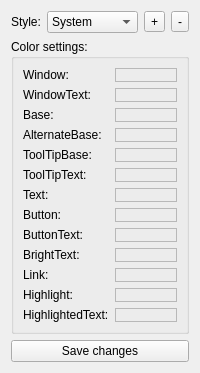
      <widget class="QWidget" name="page">
       <layout class="QFormLayout" name="formLayout_4">
        <property name="fieldGrowthPolicy">
         <enum>QFormLayout::AllNonFixedFieldsGrow</enum>
        </property>
        <item row="0" column="0">
         <widget class="QLabel" name="Lbl_CurrentStyle">
          <property name="text">
           <string>Style:</string>
          </property>
         </widget>
        </item>
        <item row="0" column="1">
         <layout class="QHBoxLayout" name="horizontalLayout_22">
          <property name="topMargin">
           <number>0</number>
          </property>
          <item>
           <widget class="QComboBox" name="ComboBox_CurrentStyle">
            <item>
             <property name="text">
              <string>System</string>
             </property>
            </item>
           </widget>
          </item>
          <item>
           <widget class="QToolButton" name="TButton_CopyStyle">
            <property name="text">
             <string>+</string>
            </property>
            <property name="icon">
             <iconset theme="list-add" resource="resource.qrc">
              <normaloff>:/images/list-add.png</normaloff>:/images/list-add.png</iconset>
            </property>
           </widget>
          </item>
          <item>
           <widget class="QToolButton" name="TButton_RemoveStyle">
            <property name="text">
             <string>-</string>
            </property>
            <property name="icon">
             <iconset theme="list-remove" resource="resource.qrc">
              <normaloff>:/images/list-remove.png</normaloff>:/images/list-remove.png</iconset>
            </property>
           </widget>
          </item>
         </layout>
        </item>
        <item row="2" column="0" colspan="2">
         <widget class="QGroupBox" name="GroupBox_Style_Colors">
          <property name="title">
           <string>Color settings:</string>
          </property>
          <layout class="QFormLayout" name="formLayout_6">
           <item row="0" column="0">
            <widget class="QLabel" name="label_2">
             <property name="text">
              <string>Window:</string>
             </property>
             <property name="buddy">
              <cstring>Frame_Style_Window</cstring>
             </property>
            </widget>
           </item>
           <item row="0" column="1">
            <layout class="QHBoxLayout" name="horizontalLayout_9">
             <property name="topMargin">
              <number>0</number>
             </property>
             <item>
              <widget class="ColorPicker" name="Frame_Style_Window">
               <property name="frameShape">
                <enum>QFrame::StyledPanel</enum>
               </property>
               <property name="frameShadow">
                <enum>QFrame::Raised</enum>
               </property>
              </widget>
             </item>
            </layout>
           </item>
           <item row="1" column="0">
            <widget class="QLabel" name="Lbl_WindowText">
             <property name="text">
              <string>WindowText:</string>
             </property>
             <property name="buddy">
              <cstring>Frame_Style_WindowText</cstring>
             </property>
            </widget>
           </item>
           <item row="1" column="1">
            <layout class="QHBoxLayout" name="horizontalLayout_10">
             <property name="topMargin">
              <number>0</number>
             </property>
             <item>
              <widget class="ColorPicker" name="Frame_Style_WindowText">
               <property name="frameShape">
                <enum>QFrame::StyledPanel</enum>
               </property>
               <property name="frameShadow">
                <enum>QFrame::Raised</enum>
               </property>
              </widget>
             </item>
            </layout>
           </item>
           <item row="2" column="0">
            <widget class="QLabel" name="label_3">
             <property name="text">
              <string>Base:</string>
             </property>
             <property name="buddy">
              <cstring>Frame_Style_Base</cstring>
             </property>
            </widget>
           </item>
           <item row="2" column="1">
            <layout class="QHBoxLayout" name="horizontalLayout_11">
             <property name="topMargin">
              <number>0</number>
             </property>
             <item>
              <widget class="ColorPicker" name="Frame_Style_Base">
               <property name="frameShape">
                <enum>QFrame::StyledPanel</enum>
               </property>
               <property name="frameShadow">
                <enum>QFrame::Raised</enum>
               </property>
              </widget>
             </item>
            </layout>
           </item>
           <item row="3" column="0">
            <widget class="QLabel" name="label_4">
             <property name="text">
              <string>AlternateBase:</string>
             </property>
             <property name="buddy">
              <cstring>Frame_Style_AlternateBase</cstring>
             </property>
            </widget>
           </item>
           <item row="3" column="1">
            <layout class="QHBoxLayout" name="horizontalLayout_12">
             <property name="topMargin">
              <number>0</number>
             </property>
             <item>
              <widget class="ColorPicker" name="Frame_Style_AlternateBase">
               <property name="frameShape">
                <enum>QFrame::StyledPanel</enum>
               </property>
               <property name="frameShadow">
                <enum>QFrame::Raised</enum>
               </property>
              </widget>
             </item>
            </layout>
           </item>
           <item row="4" column="0">
            <widget class="QLabel" name="label_5">
             <property name="text">
              <string>ToolTipBase:</string>
             </property>
             <property name="buddy">
              <cstring>Frame_Style_ToolTipBase</cstring>
             </property>
            </widget>
           </item>
           <item row="4" column="1">
            <layout class="QHBoxLayout" name="horizontalLayout_13">
             <property name="topMargin">
              <number>0</number>
             </property>
             <item>
              <widget class="ColorPicker" name="Frame_Style_ToolTipBase">
               <property name="frameShape">
                <enum>QFrame::StyledPanel</enum>
               </property>
               <property name="frameShadow">
                <enum>QFrame::Raised</enum>
               </property>
              </widget>
             </item>
            </layout>
           </item>
           <item row="5" column="0">
            <widget class="QLabel" name="label_6">
             <property name="text">
              <string>ToolTipText:</string>
             </property>
             <property name="buddy">
              <cstring>Frame_Style_ToolTipText</cstring>
             </property>
            </widget>
           </item>
           <item row="5" column="1">
            <layout class="QHBoxLayout" name="horizontalLayout_14">
             <property name="topMargin">
              <number>0</number>
             </property>
             <item>
              <widget class="ColorPicker" name="Frame_Style_ToolTipText">
               <property name="frameShape">
                <enum>QFrame::StyledPanel</enum>
               </property>
               <property name="frameShadow">
                <enum>QFrame::Raised</enum>
               </property>
              </widget>
             </item>
            </layout>
           </item>
           <item row="6" column="0">
            <widget class="QLabel" name="label_7">
             <property name="text">
              <string>Text:</string>
             </property>
             <property name="buddy">
              <cstring>Frame_Style_Text</cstring>
             </property>
            </widget>
           </item>
           <item row="6" column="1">
            <layout class="QHBoxLayout" name="horizontalLayout_15">
             <property name="topMargin">
              <number>0</number>
             </property>
             <item>
              <widget class="ColorPicker" name="Frame_Style_Text">
               <property name="frameShape">
                <enum>QFrame::StyledPanel</enum>
               </property>
               <property name="frameShadow">
                <enum>QFrame::Raised</enum>
               </property>
              </widget>
             </item>
            </layout>
           </item>
           <item row="7" column="0">
            <widget class="QLabel" name="label_8">
             <property name="text">
              <string>Button:</string>
             </property>
             <property name="buddy">
              <cstring>Frame_Style_Button</cstring>
             </property>
            </widget>
           </item>
           <item row="7" column="1">
            <layout class="QHBoxLayout" name="horizontalLayout_16">
             <property name="topMargin">
              <number>0</number>
             </property>
             <item>
              <widget class="ColorPicker" name="Frame_Style_Button">
               <property name="frameShape">
                <enum>QFrame::StyledPanel</enum>
               </property>
               <property name="frameShadow">
                <enum>QFrame::Raised</enum>
               </property>
              </widget>
             </item>
            </layout>
           </item>
           <item row="8" column="0">
            <widget class="QLabel" name="label_9">
             <property name="text">
              <string>ButtonText:</string>
             </property>
             <property name="buddy">
              <cstring>Frame_Style_ButtonText</cstring>
             </property>
            </widget>
           </item>
           <item row="8" column="1">
            <layout class="QHBoxLayout" name="horizontalLayout_17">
             <property name="topMargin">
              <number>0</number>
             </property>
             <item>
              <widget class="ColorPicker" name="Frame_Style_ButtonText">
               <property name="frameShape">
                <enum>QFrame::StyledPanel</enum>
               </property>
               <property name="frameShadow">
                <enum>QFrame::Raised</enum>
               </property>
              </widget>
             </item>
            </layout>
           </item>
           <item row="9" column="0">
            <widget class="QLabel" name="label_13">
             <property name="text">
              <string>BrightText:</string>
             </property>
             <property name="buddy">
              <cstring>Frame_Style_BrightText</cstring>
             </property>
            </widget>
           </item>
           <item row="9" column="1">
            <layout class="QHBoxLayout" name="horizontalLayout_21">
             <property name="topMargin">
              <number>0</number>
             </property>
             <item>
              <widget class="ColorPicker" name="Frame_Style_BrightText">
               <property name="frameShape">
                <enum>QFrame::StyledPanel</enum>
               </property>
               <property name="frameShadow">
                <enum>QFrame::Raised</enum>
               </property>
              </widget>
             </item>
            </layout>
           </item>
           <item row="10" column="0">
            <widget class="QLabel" name="label_10">
             <property name="text">
              <string>Link:</string>
             </property>
             <property name="buddy">
              <cstring>Frame_Style_Link</cstring>
             </property>
            </widget>
           </item>
           <item row="10" column="1">
            <layout class="QHBoxLayout" name="horizontalLayout_18">
             <property name="topMargin">
              <number>0</number>
             </property>
             <item>
              <widget class="ColorPicker" name="Frame_Style_Link">
               <property name="frameShape">
                <enum>QFrame::StyledPanel</enum>
               </property>
               <property name="frameShadow">
                <enum>QFrame::Raised</enum>
               </property>
              </widget>
             </item>
            </layout>
           </item>
           <item row="11" column="0">
            <widget class="QLabel" name="label_11">
             <property name="text">
              <string>Highlight:</string>
             </property>
             <property name="buddy">
              <cstring>Frame_Style_Highlight</cstring>
             </property>
            </widget>
           </item>
           <item row="11" column="1">
            <layout class="QHBoxLayout" name="horizontalLayout_19">
             <property name="topMargin">
              <number>0</number>
             </property>
             <item>
              <widget class="ColorPicker" name="Frame_Style_Highlight">
               <property name="frameShape">
                <enum>QFrame::StyledPanel</enum>
               </property>
               <property name="frameShadow">
                <enum>QFrame::Raised</enum>
               </property>
              </widget>
             </item>
            </layout>
           </item>
           <item row="12" column="0">
            <widget class="QLabel" name="label_12">
             <property name="text">
              <string>HighlightedText:</string>
             </property>
             <property name="buddy">
              <cstring>Frame_Style_HighlightedText</cstring>
             </property>
            </widget>
           </item>
           <item row="12" column="1">
            <layout class="QHBoxLayout" name="horizontalLayout_20">
             <property name="topMargin">
              <number>0</number>
             </property>
             <item>
              <widget class="ColorPicker" name="Frame_Style_HighlightedText">
               <property name="frameShape">
                <enum>QFrame::StyledPanel</enum>
               </property>
               <property name="frameShadow">
                <enum>QFrame::Raised</enum>
               </property>
              </widget>
             </item>
            </layout>
           </item>
          </layout>
         </widget>
        </item>
        <item row="3" column="0" colspan="2">
         <widget class="QPushButton" name="PButton_Style_SaveChanges">
          <property name="text">
           <string>Save changes</string>
          </property>
         </widget>
        </item>
       </layout>
      </widget>
